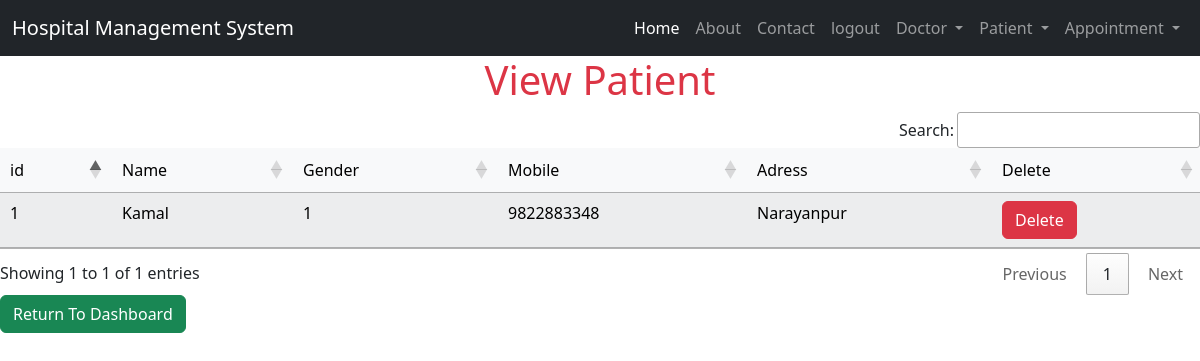
Page /view_patient/ (signed in) on the earlier database version.
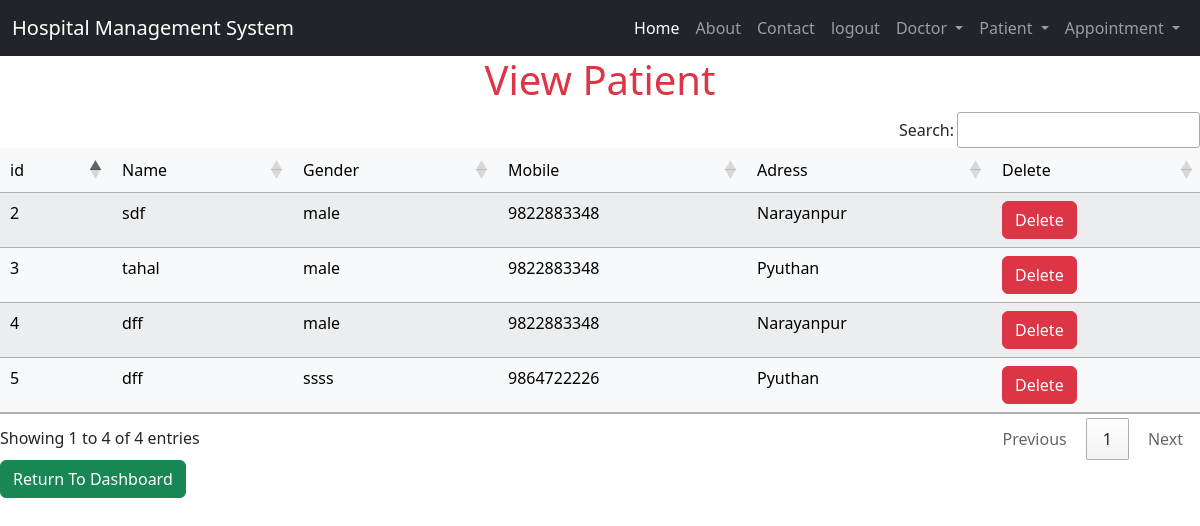
Same page on the later database version.
### hospitalmanagement/models.py (models this page shows, shortened)
class Patient(models.Model):
    name=models.CharField(max_length=200)
    gender=models.CharField(max_length=20, choices=GENDER_CHOICES,default='1')
    mobile=models.IntegerField()
    address=models.CharField(max_length=200)

### hospitalmanagement/views.py (the view)
# urls.py: path('view_patient/',views.view_patient,name='view_patient'),
def view_patient(request):
    if not request.user.is_staff:
        return redirect('log_in')
    doc=Patient.objects.all()
    return render(request,'view_patient.html',{'doc':doc})

### hospitalmanagement/templates/view_patient.html (shortened to what this page needs)
{% include 'base.html' %}
{%include 'navigation.html'%}
{% block content  %}
<table id="example" class="table table-centered table-striped table-light">
    <h1 class="text-danger text-center">View Patient</h1>
    <thead>
        <tr>
    <td>id</td>
    <td>Name</td>
    <td>Gender</td>
    <td>Mobile</td>
    <td>Adress</td>
    <td>Delete</td>
        </thead>
<tbody>
{% for item in doc %}
<tr>
     <td>{{ item.id}}</td>
     <td>{{ item.name}}</td>
     <td>{{ item.gender}}</td>
     <td>{{ item.mobile}}</td>
     <td>{{ item.address}}</td>
     <td><a href="{% url 'remove_patient' item.id%}" onclick="return confirm('Are you sure want to delete')" class="btn btn-danger">Delete</a></td>
</tr>
   {% endfor %}
</tbody>
</table>
<button  href="{% url 'index'%}" class="btn btn-success"> Return To Dashboard</button>
   {% endblock content%}

Differences in the rows shown:
removed Patient: id "1", name "Kamal", gender "1", mobile "9822883348", address "Narayanpur"
added Patient: id "2", name "sdf", gender "male", mobile "9822883348", address "Narayanpur"
added Patient: id "3", name "tahal", gender "male", mobile "9822883348", address "Pyuthan"
added Patient: id "4", name "dff", gender "male", mobile "9822883348", address "Narayanpur"
added Patient: id "5", name "dff", gender "ssss", mobile "9864722226", address "Pyuthan"
Other differences:
text written by a page script: "Search: Showing 1 to 1 of 1 entries Previous 1 Next" → "Search: Showing 1 to 4 of 4 entries Previous 1 Next"
